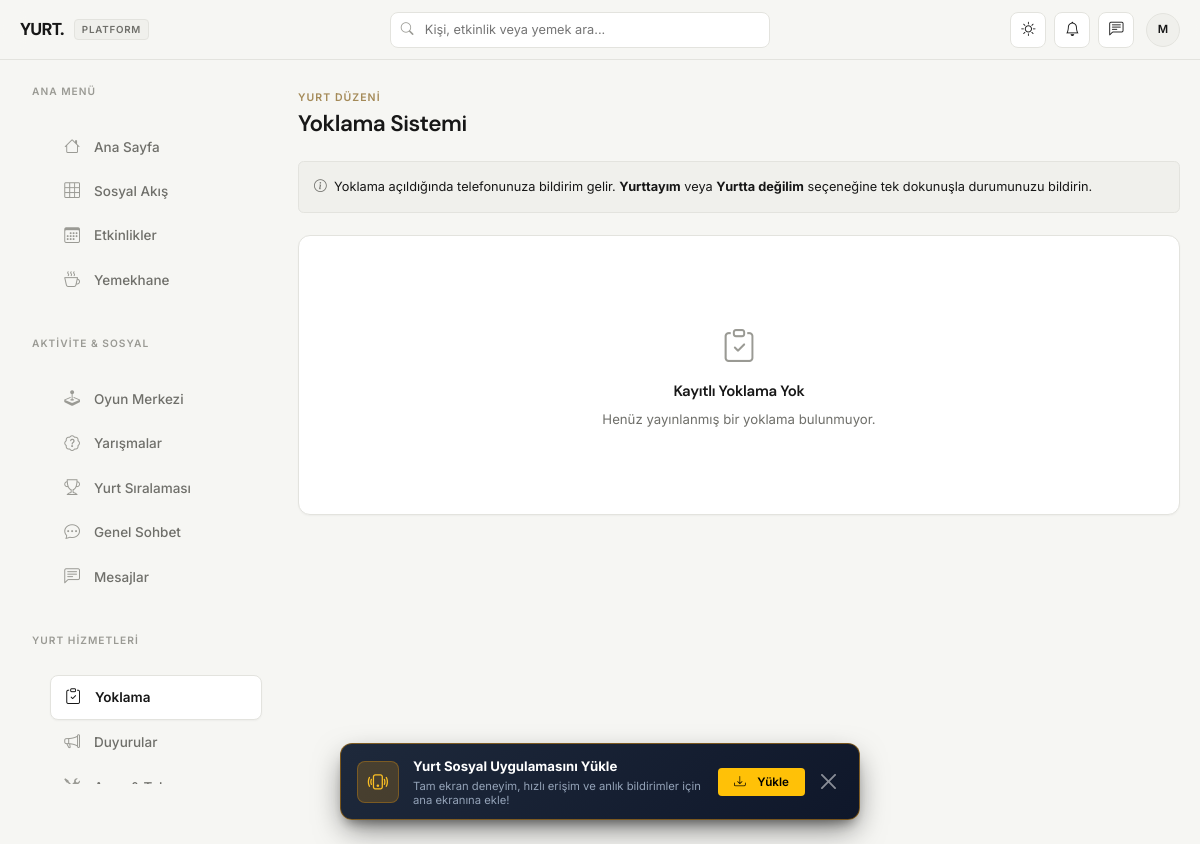
Before: /attendance (signed in) with the older database file.
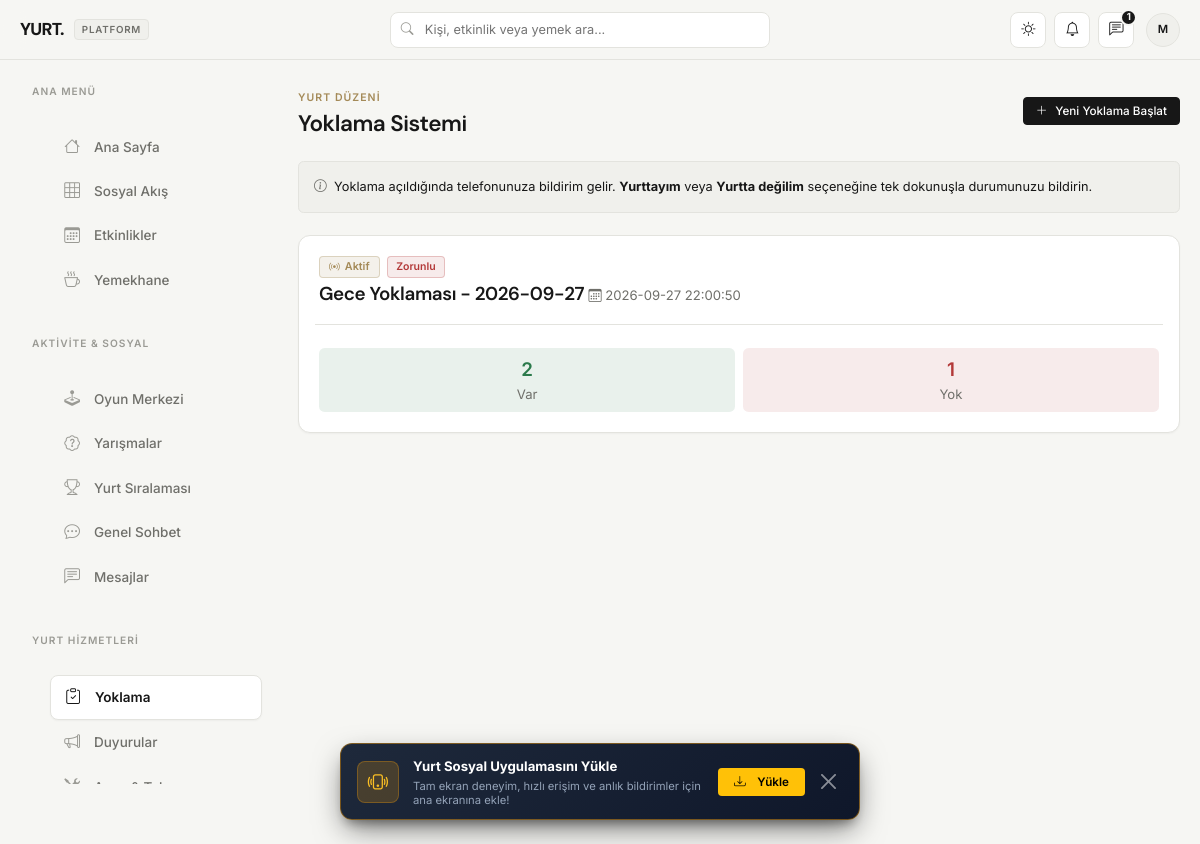
After: the same page with the newer database file.
### tables this page shows
CREATE TABLE attendances (
            id INTEGER PRIMARY KEY AUTOINCREMENT,
            title TEXT NOT NULL,
            description TEXT,
            attendance_date TEXT NOT NULL,
            is_active INTEGER DEFAULT 1,
            is_mandatory INTEGER DEFAULT 0,
            created_by INTEGER,
            created_at TIMESTAMP DEFAULT CURRENT_TIMESTAMP,
            FOREIGN KEY (created_by) REFERENCES users (id)
        );

### app.py (the view)
@app.route('/attendance')
@login_required
def attendance_list():
    conn = get_db()
    current_u = conn.execute('SELECT * FROM users WHERE id = ?', (session['user_id'],)).fetchone()
    current_u_dict = dict(current_u) if current_u else {}
    can_manage = can_user_manage_attendance(current_u_dict)
    if can_manage:
        attendances = conn.execute('''
            SELECT a.*, u.full_name as creator_name,
                   (SELECT COUNT(*) FROM attendance_records WHERE attendance_id = a.id AND status = 'present') as present_count,
                   (SELECT COUNT(*) FROM attendance_records WHERE attendance_id = a.id AND status = 'absent') as absent_count
            FROM attendances a
            JOIN users u ON a.created_by = u.id
            ORDER BY a.created_at DESC
        ''').fetchall()
    else:
        attendances = conn.execute('''
            SELECT a.*,
                   (SELECT status FROM attendance_records
                    WHERE attendance_id = a.id AND user_id = ?) as my_status
            FROM attendances a
            WHERE a.is_active = 1
            ORDER BY a.created_at DESC
        ''', (session['user_id'],)).fetchall()
    conn.close()
    return render_template('attendance.html', attendances=attendances, can_manage=can_manage)

### app.py (called while the page is built)
def has_permission(user_dict, perm_key):
    if not user_dict:
        return False
    role_key = user_dict.get('role') or ('yurt_muduru' if user_dict.get('is_admin') else 'ogrenci')
    role_info = USER_ROLES.get(role_key)
    if not role_info:
        return bool(user_dict.get('is_admin'))
    perms = role_info.get('permissions') or {}
    if perms.get('full_admin'):
        return True
    return bool(perms.get(perm_key))

def has_any_admin_permission(user_dict):
    if not user_dict:
        return False
    role_key = user_dict.get('role') or ('yurt_muduru' if user_dict.get('is_admin') else 'ogrenci')
    role_info = USER_ROLES.get(role_key)
    if not role_info:
        return bool(user_dict.get('is_admin'))
    perms = role_info.get('permissions') or {}
    return any(bool(v) for v in perms.values())

def can_user_manage_maintenance(user_dict):
    return has_permission(user_dict, 'manage_maintenance')

def can_user_manage_attendance(user_dict):
    return has_permission(user_dict, 'manage_attendance')

### templates/attendance.html (shortened to what this page needs)
{% extends "base.html" %}
{% block content %}
<div class="d-flex align-items-center justify-content-between mb-4 flex-wrap gap-2">
    <div>
        <span class="kicker">Yurt Düzeni</span>
        <h4 class="fw-bold mb-0">Yoklama Sistemi</h4>
    </div>
    {% if can_manage %}
    <button class="btn btn-primary btn-sm" data-bs-toggle="modal" data-bs-target="#createAttendanceModal">
        <i class="bi bi-plus-lg"></i> Yeni Yoklama Başlat
    </button>
    {% endif %}
</div>
<div class="p-3 mb-4 rounded" style="background-color: var(--surface-2); border: 1px solid var(--border); font-size: 0.85rem;">
    <i class="bi bi-info-circle me-1 text-muted"></i>
    <span>Yoklama açıldığında telefonunuza bildirim gelir. <strong>Yurttayım</strong> veya <strong>Yurtta değilim</strong> seçeneğine tek dokunuşla durumunuzu bildirin.</span>
</div>
{% if attendances %}
<div class="d-flex flex-column gap-3">
    {% for att in attendances %}
    <div class="card card-pad card-interactive d-block">
        <div class="d-flex justify-content-between align-items-start gap-2 mb-2">
            <div>
                <div class="d-flex align-items-center gap-2 mb-1">
                    {% if att.is_active %}
                    <span class="badge-tag badge-gold"><i class="bi bi-broadcast"></i> Aktif</span>
                    {% else %}
                    <span class="badge-tag">Kapalı</span>
                    {% endif %}
                    {% if att.is_mandatory %}
                    <span class="mandatory-badge">Zorunlu</span>
                    {% endif %}
                </div>
                <a href="{{ url_for('attendance_detail', attendance_id=att.id) }}" class="text-decoration-none text-reset d-inline-block">
                    <h5 class="fw-bold mb-1">{{ att.title }}</h5>
                </a>
                <span class="text-muted small"><i class="bi bi-calendar3 me-1"></i>{{ att.attendance_date }}</span>
            </div>
        </div>
        {% if can_manage %}
        <div class="row text-center mt-3 pt-3 border-top g-2" style="border-color: var(--border) !important;">
            <div class="col-6">
                <div class="p-2 rounded attendance-present">
                    <span class="fw-bold fs-5">{{ att.present_count }}</span>
                    <span class="small d-block text-muted">Var</span>
                </div>
            </div>
            <div class="col-6">
                <div class="p-2 rounded attendance-absent">
                    <span class="fw-bold fs-5">{{ att.absent_count }}</span>
                    <span class="small d-block text-muted">Yok</span>
                </div>
            </div>
        </div>
        {% endif %}
    </div>
    {% endfor %}
</div>
{% else %}
<div class="card card-pad text-center py-5">
    <div class="empty-state">
        <i class="bi bi-clipboard-check"></i>
        <h6 class="fw-bold mt-2">Kayıtlı Yoklama Yok</h6>
        <p class="small text-muted mb-0">Henüz yayınlanmış bir yoklama bulunmuyor.</p>
    </div>
</div>
{% endif %}
{% endblock %}

Changed rows visible on the page:
added attendances: is_active 1 (drawn), is_mandatory "Zorunlu", title "Gece Yoklaması - 2026-09-27", attendance_date "2026-09-27 22:00:50", present_count "2", absent_count "1"
Other visible differences:
{{ unread_dm_count if unread_dm_count < 10 else '9+' }}: (not shown) → "1"
text no longer shown: "Kayıtlı Yoklama Yok Henüz yayınlanmış bir yoklama bulunmuyor."
text now shown: "Yeni Yoklama Başlat"
